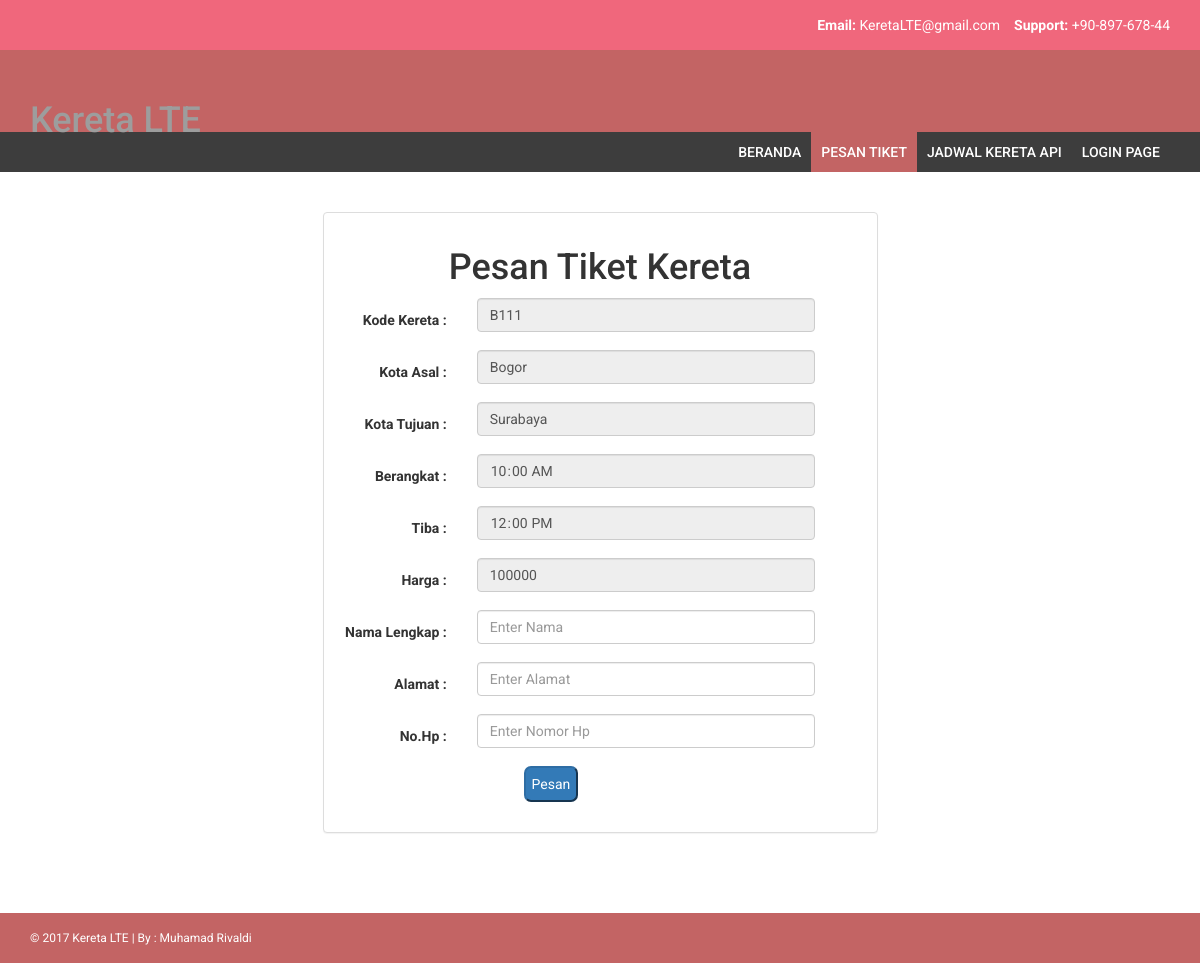
Screenshot of /pesan.php?menu=jadwal&booking&kode_kereta=B111 with the database file from the repository.
### tables this page shows
CREATE TABLE `tbl_input` (
  `kode_kereta` varchar(15) NOT NULL,
  `kereta` varchar(30) NOT NULL,
  `kelas` varchar(30) NOT NULL,
  `tgl_berangkat` date NOT NULL,
  `kota_asal` varchar(30) NOT NULL,
  `kota_tujuan` varchar(30) NOT NULL,
  `berangkat` time NOT NULL,
  `tiba` time NOT NULL,
  `harga` int(30) NOT NULL
);

### pesan.php (the view, shortened to what this page needs)
<?php
    include "config/koneksi.php";
    if (isset($_GET['booking'])) {
        $sql = "SELECT * FROM tbl_input WHERE kode_kereta = '$_GET[kode_kereta]'";
        $query = mysqli_query($con, $sql);
        $pesan = mysqli_fetch_array($query);
    }
?>
<!DOCTYPE html>
<html xmlns="http://www.w3.org/1999/xhtml">
<head>
    <link href="assets/css/bootstrap.css" rel="stylesheet" />
    <link href="assets/css/font-awesome.css" rel="stylesheet" />
    <link href="assets/css/style.css" rel="stylesheet" />
</head>
<body>
    <header>
        <div class="container">
            <div class="row">
                <div class="col-md-12">
                    <strong>Email: </strong>KeretaLTE@gmail.com
                    &nbsp;&nbsp;
                    <strong>Support: </strong>+90-897-678-44
                </div>
            </div>
        </div>
    </header>
    <div class="navbar navbar-inverse set-radius-zero">
        <div class="container">
            <div class="navbar-header">
                <a class="navbar-brand" href="index.php">
                    <h1>Kereta LTE</h1>
                </a>
            </div>
            <div class="left-div">
                <div class="user-settings-wrapper">
                    <ul class="nav">
                    </ul>
                </div>
            </div>
        </div>
    </div>
    <section class="menu-section">
        <div class="container">
            <div class="row">
                <div class="col-md-12">
                    <div class="navbar-collapse collapse ">
                        <ul id="menu-top" class="nav navbar-nav navbar-right">
                            <li><a href="index.php">Beranda</a></li>
                            <li><a class="menu-top-active" href="pesan.php">Pesan Tiket</a></li>
                            <li><a href="jadwal.php">Jadwal Kereta Api</a></li>
                            <li><a href="login.php">Login Page</a></li>
                        </ul>
                    </div>
                </div>
            </div>
        </div>
    </section>
    <div class="content-wrapper">
        <div class="container">
            <div class="row">
                <div class="col-md-6 col-md-offset-3">
                    <div class="panel panel-default">
                        <div class="panel-body">
                            <h1 align="center">Pesan Tiket Kereta</h1>
                            <form method="post" class="form-horizontal" role="form">
                              <div class="form-group">
                                <label class="control-label col-md-3" for="email">Kode Kereta :</label>
                                <div class="col-md-8">
                                  <input type="text" name="kode_kereta" class="form-control" id="email" placeholder="Belum ada inputan" value="<?php echo @$pesan['kode_kereta'] ?>" disabled='disabled'>
                                </div>
                              </div>
                              <div class="form-group">
                                <label class="control-label col-md-3" for="pwd">Kota Asal :</label>
                                <div class="col-md-8">
                                <input type="text" class="form-control" name="kota_asal" placeholder="Belum ada inputan" value="<?= @$pesan['kota_asal'] ?>" disabled="disabled">
                                </div>
                              </div>
                              <div class="form-group">
                                <label class="control-label col-md-3" for="pwd">Kota Tujuan :</label>
                                <div class="col-md-8">
                                 <input type="text" class="form-control" name="kota_tujuan" placeholder="Belum ada inputan" value="<?= @$pesan['kota_tujuan'] ?>" disabled = "disabled">
                                </div>
                              </div>
                              <div class="form-group">
                                <label class="control-label col-md-3" for="pwd">Berangkat :</label>
                                <div class="col-md-8">
                                  <input type="time" name="berangkat" class="form-control" value="<?php echo @$pesan['berangkat'] ?>" disabled='disabled'>
                                </div>
                              </div>
                              <div class="form-group">
                                <label class="control-label col-md-3" for="pwd">Tiba :</label>
                                <div class="col-md-8">
                                  <input type="time" name="tiba" class="form-control" value="<?php echo @$pesan['tiba'] ?>" disabled='disabled'>
                                </div>
                              </div>
                              <div class="form-group">
                                <label class="control-label col-md-3" for="pwd">Harga :</label>
                                <div class="col-md-8">
                                  <input type="text" name="harga" class="form-control" id="pwd" placeholder="Belum ada inputan" value="<?php echo @$pesan['harga'] ?>" disabled='disabled'>
                                </div>
                              </div>
                              <div class="form-group">
                                <label class="control-label col-md-3" for="pwd">Nama Lengkap :</label>
                                <div class="col-md-8">
                                  <input type="text" name="nama_lengkap" class="form-control" id="pwd" placeholder="Enter Nama" required>
                                </div>
                              </div>
                              <div class="form-group">
                                <label class="control-label col-md-3" for="pwd">Alamat :</label>
                                <div class="col-md-8">
                                  <input type="text" name="alamat" class="form-control" id="pwd" placeholder="Enter Alamat" required>
                                </div>
                              </div>
                              <div class="form-group">
                                <label class="control-label col-md-3" for="pwd">No.Hp :</label>
                                <div class="col-md-8">
                                  <input type="text" name="nomor" class="form-control" id="pwd" placeholder="Enter Nomor Hp" required>
                                </div>
                              </div>
                              <div class="form-group">
                                    <button class="btn-a btn-primary" name="pesan" align="center">Pesan</button>
                              </div>
                            </form>
                        </div>
                   </div>
                </div>
            </div>
        </div>
    </div>
    <footer>
        <div class="container">
            <div class="row">
                <div class="col-md-12">
                    &copy; 2017 Kereta LTE | By : Muhamad Rivaldi
                </div>
            </div>
        </div>
    </footer>
</body>
</html>

### assets/css/style.css (style rules this page uses)
body { font-family: 'Roboto', sans-serif; line-height: 30px; }
.set-radius-zero { border-radius: 0px; -moz-border-radius: 0px; -webkit-border-radius: 0px; }
.content-wrapper { margin-top: 40px; min-height: 600px; padding-bottom: 60px; }
header { background-color: #F0677C; color: #fff; padding: 10px; text-align: right; }
.left-div { padding-left: 30px; margin-top: 40px; margin-bottom: 30px; }
.navbar-brand { width: 250px; padding-top: 30px; }
.user-settings-wrapper { margin-top: 10px; }
.menu-section { background-color: #3D3D3D; }
#menu-top a { color: #FFF; text-decoration: none; font-weight: 500; padding: 10px 10px 10px 10px; text-transform: uppercase; }
.menu-top-active { background-color: #C36464; }
.navbar-inverse { background-color: #C36464; border-color: transparent; }
.navbar { margin-bottom: 0px; }
footer { padding: 10px; color: #fff; font-size: 12px; background-color: #C36464; }

### pesan.php (style rules this page uses)
.btn-a { border-radius: 0.5em; text-align:center; margin-left: 200px; }

### rows the page displays
tbl_input: kode_kereta "B111", kota_asal "Bogor", kota_tujuan "Surabaya", berangkat "10:00:00", tiba "12:00:00", harga "100000"
